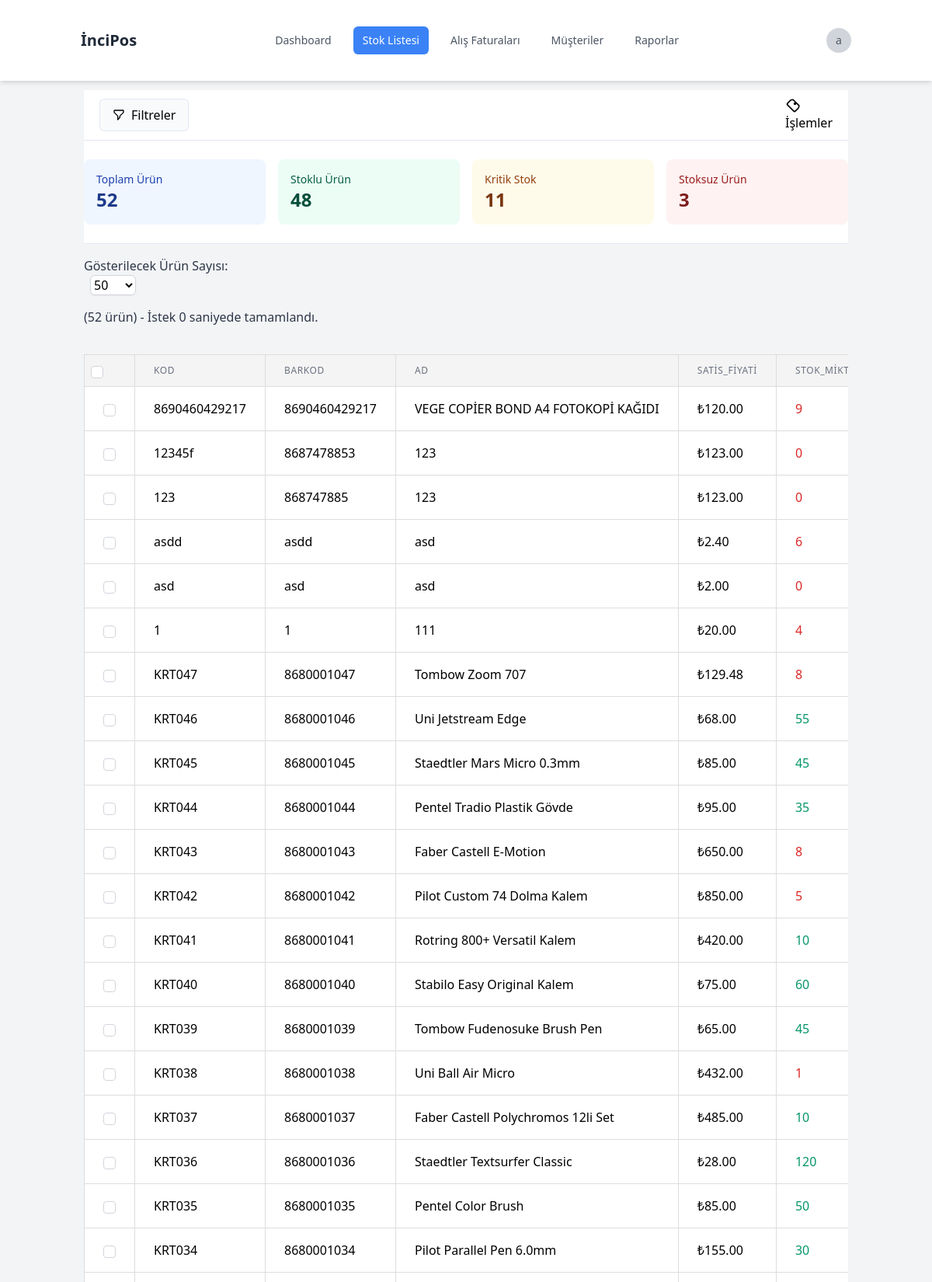
The page /admin/stock_list.php (signed in, upper part) on the database its author committed.
### tables this page shows
CREATE TABLE `urun_stok` (
  `id` int(11) NOT NULL,
  `kod` varchar(50) DEFAULT NULL,
  `barkod` varchar(50) DEFAULT NULL,
  `ad` varchar(100) DEFAULT NULL,
  `web_id` varchar(50) DEFAULT NULL,
  `yil` int(11) DEFAULT NULL,
  `kdv_orani` decimal(5,2) DEFAULT NULL,
  `satis_fiyati` decimal(10,2) DEFAULT NULL,
  `alis_fiyati` decimal(10,2) DEFAULT NULL,
  `indirimli_fiyat` decimal(10,2) DEFAULT NULL,
  `stok_miktari` int(11) DEFAULT NULL,
  `kayit_tarihi` date DEFAULT NULL,
  `resim_yolu` varchar(255) DEFAULT NULL,
  `indirim_baslangic_tarihi` date DEFAULT NULL,
  `indirim_bitis_tarihi` date DEFAULT NULL,
  `durum` enum('aktif','pasif') DEFAULT 'aktif',
  `departman_id` int(11) DEFAULT NULL,
  `birim_id` int(11) DEFAULT NULL,
  `ana_grup_id` int(11) DEFAULT NULL,
  `alt_grup_id` int(11) DEFAULT NULL
);

### admin/stock_list.php (the view, shortened to what this page needs)
<?php
include 'header.php';
require_once 'db_connection.php';
$start_time = microtime(true);
$end_time = microtime(true);
$execution_time = round($end_time - $start_time, 3);
$count_query = "SELECT COUNT(*) as total FROM urun_stok";
$total_records = $conn->query($count_query)->fetch(PDO::FETCH_ASSOC)['total'];
$selected_columns = $_SESSION['selected_columns'];
$items_per_page = $_SESSION['items_per_page'] ?? 50;
if (!in_array('id', $selected_columns)) {
    $selected_columns[] = 'id';
}
$search_column = isset($_GET['search_column']) ? $_GET['search_column'] : '';
$search_term = isset($_GET['search_term']) ? $_GET['search_term'] : '';
$current_page = isset($_GET['page']) ? (int)$_GET['page'] : 1;
$offset = ($current_page - 1) * $items_per_page;
$total_query = "SELECT COUNT(*) as total FROM urun_stok";
$total_products = $conn->query($total_query)->fetch(PDO::FETCH_ASSOC)['total'];
$in_stock_query = "SELECT COUNT(*) as total FROM urun_stok WHERE stok_miktari > 0";
$in_stock_products = $conn->query($in_stock_query)->fetch(PDO::FETCH_ASSOC)['total'];
$critical_stock_query = "SELECT COUNT(*) as total FROM urun_stok WHERE stok_miktari > 0 AND stok_miktari <= 10";
$critical_stock = $conn->query($critical_stock_query)->fetch(PDO::FETCH_ASSOC)['total'];
$out_of_stock_query = "SELECT COUNT(*) as total FROM urun_stok WHERE stok_miktari = 0";
$out_of_stock = $conn->query($out_of_stock_query)->fetch(PDO::FETCH_ASSOC)['total'];
function createTable($conn, $selected_columns, $items_per_page, $offset, $search_column, $search_term) {
    $visible_columns = array_filter($selected_columns, function($col) {
        return $col !== 'id';
    });
    $where_conditions = [];
    $params = [];
    $where_clause = !empty($where_conditions) ? " WHERE " . implode(' AND ', $where_conditions) : '';
    $query = "SELECT us.* FROM urun_stok us" . $where_clause;
    $query .= " ORDER BY us.id DESC LIMIT :limit OFFSET :offset";
    $stmt = $conn->prepare($query);
    $stmt->bindValue(':limit', (int)$items_per_page, PDO::PARAM_INT);
    $stmt->bindValue(':offset', (int)$offset, PDO::PARAM_INT);
    $stmt->execute();
    $table = "<table class='min-w-full divide-y divide-gray-200'>";
    $table .= "<thead class='bg-gray-50'><tr>";
    $table .= '<th class="w-4">
        <input type="checkbox"
               id="selectAll"
               class="form-checkbox h-4 w-4 text-blue-600 rounded border-gray-300"
               onclick="toggleAllCheckboxes(this)">
    </th>';
    foreach ($visible_columns as $column) {
        $table .= "<th class='px-6 py-3 text-left text-xs font-medium text-gray-500 uppercase tracking-wider'>"
                 . htmlspecialchars($column)
                 . "</th>";
    }
    $table .= "<th class='px-6 py-3 text-left text-xs font-medium text-gray-500 uppercase tracking-wider'>Eylemler</th>";
    $table .= "</tr></thead>";
    $table .= "<tbody class='bg-white divide-y divide-gray-200'>";
    while ($row = $stmt->fetch(PDO::FETCH_ASSOC)) {
        $table .= "<tr class='product-row hover:bg-gray-50' data-product='" . htmlspecialchars(json_encode($row, JSON_HEX_APOS | JSON_HEX_QUOT)) . "'>";
        $table .= '<td class="w-4 px-6 py-4">
            <input type="checkbox"
                   name="selected_products[]"
                   value="'.$row['id'].'"
                   class="form-checkbox h-4 w-4 text-blue-600 rounded border-gray-300">
        </td>';
        foreach ($visible_columns as $column) {
            $value = $row[$column];
            if ($column === 'satis_fiyati' || $column === 'indirimli_fiyat') {
                $value = '₺' . number_format($value, 2);
            } elseif ($column === 'stok_miktari') {
                $class = (int)$value < 10 ? 'text-red-600' : 'text-green-600';
                $value = "<span class='$class'>" . $value . "</span>";
            }
            $table .= "<td class='px-6 py-4 whitespace-nowrap'>" . $value . "</td>";
        }
        $table .= "</tr>";
    }
    $table .= "</tbody></table>";
    return $table;
}
$table_html = createTable($conn, $selected_columns, $items_per_page, $offset, $search_column, $search_term);
?>
<!DOCTYPE html>
<html lang="tr">
<head>
    <link href="https://cdn.jsdelivr.net/npm/tailwindcss@2.2.19/dist/tailwind.min.css" rel="stylesheet">
    <link rel="stylesheet" href="https://cdn.jsdelivr.net/npm/sweetalert2@11/dist/sweetalert2.min.css">
    <link href="https://cdn.jsdelivr.net/npm/@sweetalert2/theme-minimal@5/minimal.css" rel="stylesheet">
</head>
<body>
    <div class="container">
<form id="itemsForm">
    <div class="menu-wrapper">
        <div class="menu">
            <button type="button" class="filters-button" id="toggleFiltersBtn">
                Filtreler
            </button>
            <button type="button" class="actions-button" onclick="toggleActions(event)">
                <svg xmlns="http://www.w3.org/2000/svg" width="20" height="20" viewBox="0 0 24 24" fill="none" stroke="currentColor" stroke-width="2">
                    <path d="M12.1 2.7c0 0-2.9 0-4 1.1L3.7 8.2c-.8.8-.8 2 0 2.8l9.3 9.3c.8.8 2 .8 2.8 0l4.4-4.4c1.1-1.1 1.1-4 1.1-4l-9.2-9.2z"/>
                    <circle cx="15" cy="9" r="1"/>
                </svg>
                İşlemler
            </button>
        </div>
        <div id="filtersPanel" class="filters-panel">
            <div class="filters-content space-y-4">
                <div class="w-full">
                </div>
            </div>
        </div>
<div class="grid grid-cols-1 md:grid-cols-4 gap-4 mt-6 mb-6">
    <div class="bg-blue-50 p-4 rounded-lg">
        <h3 class="text-sm font-medium text-blue-800">Toplam Ürün</h3>
        <p class="text-2xl font-bold text-blue-900"><?php echo number_format($total_products, 0, ',', '.'); ?></p>
    </div>
    <div class="bg-green-50 p-4 rounded-lg">
        <h3 class="text-sm font-medium text-green-800">Stoklu Ürün</h3>
        <p class="text-2xl font-bold text-green-900"><?php echo number_format($in_stock_products, 0, ',', '.'); ?></p>
    </div>
    <div class="bg-yellow-50 p-4 rounded-lg">
        <h3 class="text-sm font-medium text-yellow-800">Kritik Stok</h3>
        <p class="text-2xl font-bold text-yellow-900"><?php echo number_format($critical_stock, 0, ',', '.'); ?></p>
    </div>
    <div class="bg-red-50 p-4 rounded-lg">
        <h3 class="text-sm font-medium text-red-800">Stoksuz Ürün</h3>
        <p class="text-2xl font-bold text-red-900"><?php echo number_format($out_of_stock, 0, ',', '.'); ?></p>
    </div>
</div>
            </div>
        </form>
        <div class="items-per-page-section mt-4">
            <h3>Gösterilecek Ürün Sayısı:</h3>
            <select name="items_per_page" id="itemsPerPage" onchange="updateItemsPerPage(this.value)"
                    class="ml-2 rounded-md border-gray-300 shadow-sm focus:border-blue-300 focus:ring focus:ring-blue-200">
                <option value="50" <?php echo ($items_per_page == 50) ? 'selected' : ''; ?>>50</option>
            </select>
        </div>
        <h2 class="mt-4 mb-4">
            (<span id="total-products"><?php echo number_format($total_records, 0, ',', '.'); ?></span> ürün)
            - İstek <?php echo $execution_time; ?> saniyede tamamlandı.
        </h2>
        <div id="tableContainer" class="overflow-x-auto">
            <?php echo $table_html; ?>
        </div>
    </div>
<?php
include 'footer.php';
?>

### admin/header.php (shortened to what this page needs)
<?php
require_once 'db_connection.php';
$stmt = $conn->prepare("SELECT * FROM admin_user WHERE id = ?");
$stmt->execute([$_SESSION['user_id']]);
$user = $stmt->fetch(PDO::FETCH_ASSOC);
$current_page = basename($_SERVER['PHP_SELF']);
?>
<!DOCTYPE html>
<html lang="tr">
<head>
    <link rel="stylesheet" href="assets/css/style.css">
    <link href="https://cdn.jsdelivr.net/npm/tailwindcss@2.2.19/dist/tailwind.min.css" rel="stylesheet">
    <link rel="stylesheet" href="https://cdn.jsdelivr.net/npm/sweetalert2@11/dist/sweetalert2.min.css">
</head>
<body class="bg-gray-100 min-h-screen flex flex-col">
    <div class="flex-grow flex flex-col">
    <header id="header" class="bg-white shadow-md fixed top-0 left-0 right-0 z-50">
        <div class="container mx-auto px-4">
            <div class="flex justify-between items-center h-16">
                <div class="flex items-center">
                    <a href="admin_dashboard.php" class="flex items-center">
                        <span class="text-xl font-bold text-gray-800">İnciPos</span>
                    </a>
                </div>
                <nav class="hidden md:flex space-x-4">
                    <a href="admin_dashboard.php" class="<?php echo $current_page == 'admin_dashboard.php' ? 'bg-blue-500 text-white' : 'text-gray-600 hover:text-gray-900'; ?> px-3 py-2 rounded-md text-sm font-medium">
                        Dashboard
                    </a>
                    <a href="stock_list.php" class="<?php echo $current_page == 'stock_list.php' ? 'bg-blue-500 text-white' : 'text-gray-600 hover:text-gray-900'; ?> px-3 py-2 rounded-md text-sm font-medium">
                        Stok Listesi
                    </a>
                    <a href="purchase_invoices.php" class="<?php echo $current_page == 'purchase_invoices.php' ? 'bg-blue-500 text-white' : 'text-gray-600 hover:text-gray-900'; ?> px-3 py-2 rounded-md text-sm font-medium">
                        Alış Faturaları
                    </a>
                    <a href="customers.php" class="<?php echo $current_page == 'customers.php' ? 'bg-blue-500 text-white' : 'text-gray-600 hover:text-gray-900'; ?> px-3 py-2 rounded-md text-sm font-medium">
                        Müşteriler
                    </a><a href="reports.php" class="<?php echo $current_page == 'reports.php' ? 'bg-blue-500 text-white' : 'text-gray-600 hover:text-gray-900'; ?> px-3 py-2 rounded-md text-sm font-medium">
                        Raporlar
                    </a>
                </nav>
                <div class="flex items-center">
                    <div class="relative ml-3">
                        <div>
                            <button type="button" class="flex text-sm rounded-full focus:outline-none" id="user-menu-button">
                                <div class="h-8 w-8 rounded-full bg-gray-300 flex items-center justify-center">
                                    <span class="text-sm font-medium text-gray-600">
                                        <?php echo substr($user['kullanici_adi'], 0, 1); ?>
                                    </span>
                                </div>
                            </button>
                        </div>
                    </div>
                </div>
            </div>
        </div>
    </header>
    <div style="" class="pt-24">

### admin/assets/css/style.css (style rules this page uses)
#header { z-index:9999; }
.container { padding: 20px; max-width: 1200px; margin: 0 auto; }
table { width: 100%; border-collapse: collapse; margin-top: 20px; }
th, td { padding: 8px; text-align: left; border: 1px solid #ddd; }
th { background-color: #f4f4f4; }
select { padding: 8px; border: 1px solid #ddd; border-radius: 4px; background-color: white; margin-left: 10px; cursor: pointer; }
.product-row { cursor: pointer; transition: background-color 0.3s; }
h1, h2, h3 { color: #2d3748; margin-bottom: 1rem; }
h3 { font-size: 1rem; font-weight: 500; margin-top: 15px; }
.menu-wrapper { background: #fff; border-bottom: 1px solid #e2e8f0; position: sticky; top: 0; z-index: 100; }
.menu { display: flex; justify-content: space-between; align-items: center; padding: 10px 20px; }
.filters-button { background: #f8fafc; border: 1px solid #e2e8f0; padding: 8px 16px; border-radius: 6px; display: flex; align-items: center; gap: 8px; cursor: pointer; transition: all 0.2s ease; }
.filters-button svg { width: 16px; height: 16px; }
.filters-panel { background: #fff; border-bottom: 1px solid #e2e8f0; padding: 0; max-height: 0; overflow: hidden; transition: all 0.3s ease; }
.filters-content { display: grid; grid-template-columns: 1fr auto; gap: 20px; align-items: start; }
.filters-content { display: grid; grid-template-columns: minmax(200px, 25%) minmax(300px, 75%); gap: 20px; align-items: start; }
.actions-button { position: relative; }
.form-checkbox { appearance: none; padding: 0; -webkit-print-color-adjust: exact; color-adjust: exact; display: inline-block; vertical-align: middle; background-origin: border-box; user-select: none; flex-shrink: 0; height: 1rem; width: 1rem; color: #3b82f6; background-color: #fff; border: 1px solid #d1d5db; border-radius: 0.25rem; }
.text-left { text-align: left; }
.text-sm { font-size: 0.875rem; }
.font-medium { font-weight: 500; }
input[type="checkbox"] { pointer-events: auto; position: relative; z-index: 1; }
.product-row { cursor: pointer; }
.product-row td:first-child { cursor: default; }
.gap-4 { gap: 1rem; }

### rows shown on the page
urun_stok: kod "8690460429217", barkod "8690460429217", ad "VEGE COPİER BOND A4 FOTOKOPİ KAĞIDI", satis_fiyati "₺120.00", stok_miktari "9"
urun_stok: kod "12345f", barkod "8687478853", ad "123", satis_fiyati "₺123.00", stok_miktari "0"
urun_stok: kod "123", barkod "868747885", ad "123", satis_fiyati "₺123.00", stok_miktari "0"
urun_stok: kod "asdd", barkod "asdd", ad "asd", satis_fiyati "₺2.40", stok_miktari "6"
urun_stok: kod "asd", barkod "asd", ad "asd", satis_fiyati "₺2.00", stok_miktari "0"
urun_stok: kod "1", barkod "1", ad "111", satis_fiyati "₺20.00", stok_miktari "4"
urun_stok: kod "KRT047", barkod "8680001047", ad "Tombow Zoom 707", satis_fiyati "₺129.48", stok_miktari "8"
urun_stok: kod "KRT046", barkod "8680001046", ad "Uni Jetstream Edge", satis_fiyati "₺68.00", stok_miktari "55"
urun_stok: kod "KRT045", barkod "8680001045", ad "Staedtler Mars Micro 0.3mm", satis_fiyati "₺85.00", stok_miktari "45"
urun_stok: kod "KRT044", barkod "8680001044", ad "Pentel Tradio Plastik Gövde", satis_fiyati "₺95.00", stok_miktari "35"
urun_stok: kod "KRT043", barkod "8680001043", ad "Faber Castell E-Motion", satis_fiyati "₺650.00", stok_miktari "8"
urun_stok: kod "KRT042", barkod "8680001042", ad "Pilot Custom 74 Dolma Kalem", satis_fiyati "₺850.00", stok_miktari "5"
urun_stok: kod "KRT041", barkod "8680001041", ad "Rotring 800+ Versatil Kalem", satis_fiyati "₺420.00", stok_miktari "10"
urun_stok: kod "KRT040", barkod "8680001040", ad "Stabilo Easy Original Kalem", satis_fiyati "₺75.00", stok_miktari "60"
urun_stok: kod "KRT039", barkod "8680001039", ad "Tombow Fudenosuke Brush Pen", satis_fiyati "₺65.00", stok_miktari "45"
urun_stok: kod "KRT038", barkod "8680001038", ad "Uni Ball Air Micro", satis_fiyati "₺432.00", stok_miktari "1"
urun_stok: kod "KRT037", barkod "8680001037", ad "Faber Castell Polychromos 12li Set", satis_fiyati "₺485.00", stok_miktari "10"
urun_stok: kod "KRT036", barkod "8680001036", ad "Staedtler Textsurfer Classic", satis_fiyati "₺28.00", stok_miktari "120"
urun_stok: kod "KRT035", barkod "8680001035", ad "Pentel Color Brush", satis_fiyati "₺85.00", stok_miktari "50"
urun_stok: kod "KRT034", barkod "8680001034", ad "Pilot Parallel Pen 6.0mm", satis_fiyati "₺155.00", stok_miktari "30"

### other values the page prints
substr($user['kullanici_adi'], 0, 1) "a"
$total_products "52"
$in_stock_products "48"
$critical_stock "11"
$out_of_stock "3"
$total_records "52"
$column "KOD"
$column "BARKOD"
$column "AD"
$column "SATIS_FIYATI"
